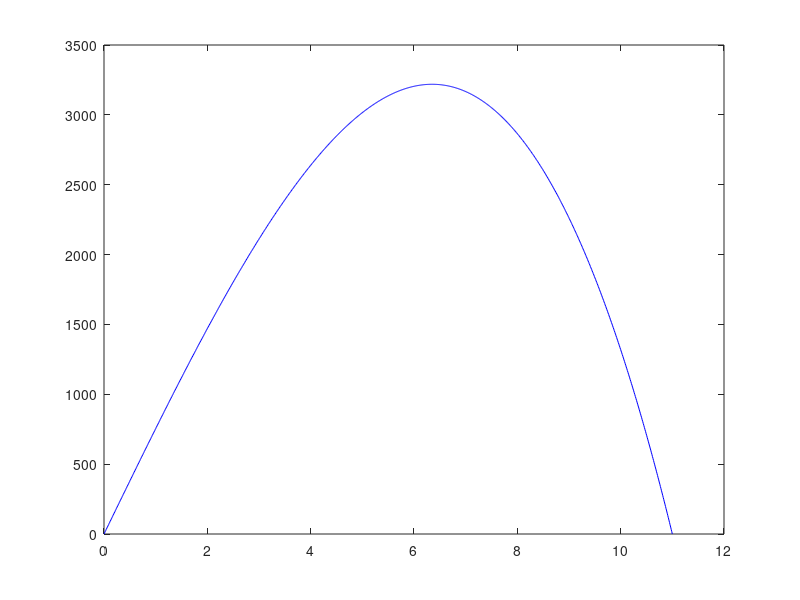
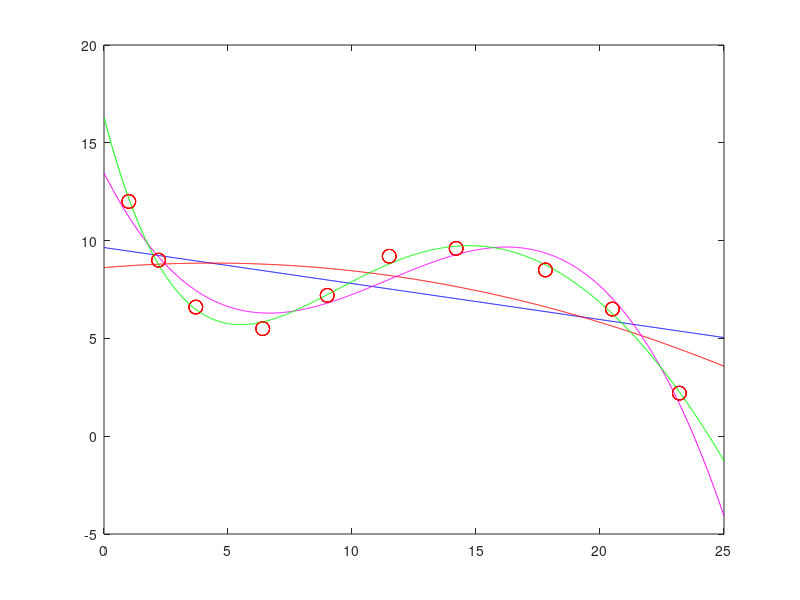
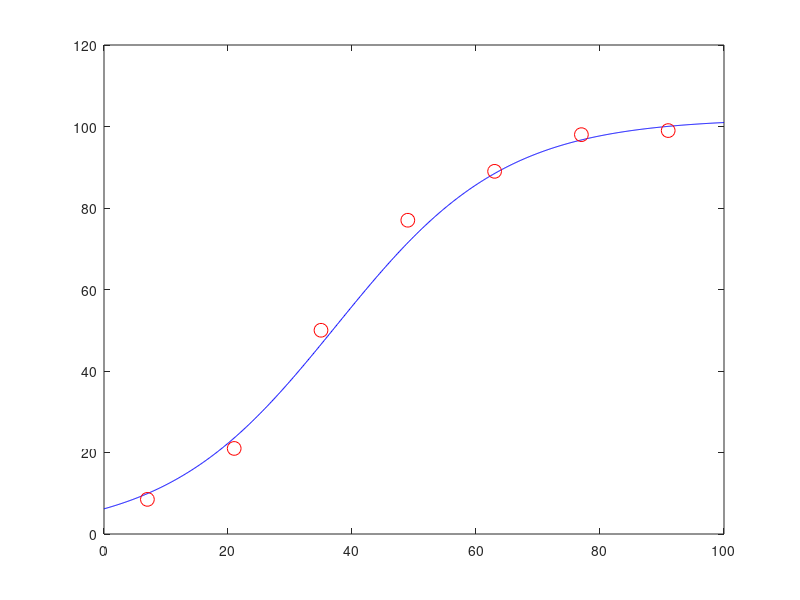
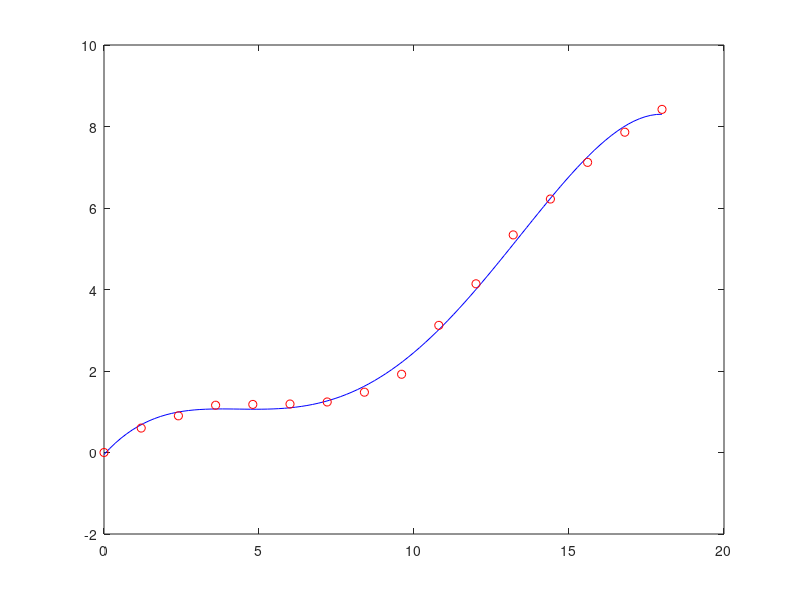

Recreate these plots in MATLAB, in order.
close all
clc
clear all

%% 1
p = [2 -256 8094 6240];
c = roots(p);

c = round(c)
b = 142-2*c
a = c-57

%% 2
function p = polymult(p1, p2)
    n1 = length(p1);
    n2 = length(p2);
    p = zeros(1, n1 + n2 - 1);  

    for i = 1:n1
        for j = 1:n2
            p(i + j - 1) = p(i + j - 1) + p1(i) * p2(j);
        end
    end
end
p1 = [-2 0 3 4 0 -7 8];     
p2 = [5 0 -4 3 -5];        

my_result = polymult(p1, p2);
conv_result = conv(p1, p2);

disp(my_result)
disp(conv_result)

%% 3
R = 11;
h1 = linspace(0,11,1000);
V = 2*pi.*(R^2 -h1.^2).*h1;

figure()
plot(h1,V,'b-');
axis([0 12 0 3500]);

p = [2*pi 0 -2*pi*R^2 2000];
roots(p)

V = [2*pi 0 -2*pi*R^2 0];
k = polyder(V);
h = roots(k)
polyval(V,h)


%% 4
x = [1 2.2 3.7 6.4 9 11.5 14.2 17.8 20.5 23.2];
y = [12 9 6.6 5.5 7.2 9.2 9.6 8.5 6.5 2.2];

p = polyfit(x,y,1);
input = linspace(0,25,1000);
output = polyval(p,input);

figure()
plot(input,output,'b-'); hold on;
plot(x,y,'ro','MarkerSize',10);

p = polyfit(x,y,2);
input = linspace(0,25,1000);
output = polyval(p,input);

plot(input,output,'r-'); hold on;
plot(x,y,'ro','MarkerSize',10);

p = polyfit(x,y,3);
input = linspace(0,25,1000);
output = polyval(p,input);

plot(input,output,'m-'); hold on;
plot(x,y,'ro','MarkerSize',10);

p = polyfit(x,y,5);
input = linspace(0,25,1000);
output = polyval(p,input);

plot(input,output,'g-'); hold on;
plot(x,y,'ro','MarkerSize',10);

%% 5
t = [7 21 35 49 63 77 91];
y = [8.5 21 50 77 89 98 99];
H = 102;

Y = -log(H./y -1);
x = t;

p = polyfit(x,Y,1);

a = p(2)
b = p(1)

y_40 = 102/(1+exp(-a-b*40))

T = linspace(0,100,1000);
yy = H./(1+exp(-a-b.*T));

figure()
plot(T,yy,'b'); hold on;
plot(t,y,'ro','MarkerSize',10); 

%% 6
f = [0 0.6 0.9 1.16 1.18 1.19 1.24 1.48 1.92 3.12 4.14 5.34 6.22 7.12 7.86 8.42];
e = [0 1.2 2.4 3.6 4.8 6.0 7.2 8.4 9.6 10.8 12.0 13.2 14.4 15.6 16.8 18.0];

p = polyfit(e,f,4);
input = linspace(0,18,100);
output = polyval(p,input);
figure()
plot(input,output,'b-'); hold on;
plot(e,f,'ro');

F = interp1(e,f,11.5)

figure()
input = linspace(0,18,100);
yq = interp1(e,f,input,'spline');
plot(input,yq,'b-'); hold on;
plot(e,f,'ro');
